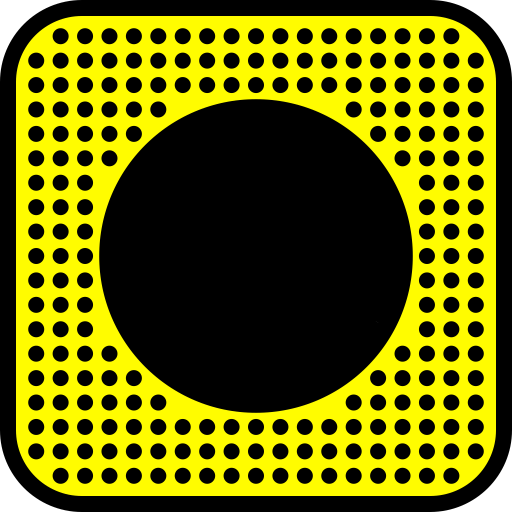
#> input picture snapcodes/src/generated/all_dots_yellow.png, 1024 x 1024 px (shown at 1/2 size)
$ python img_to_points.py generated/all_dots_yellow.png
#> lines starting #> are read from the running program, lines starting #| are printed output that depends on the picture; after the words box and inside, x2 and y2 are one past the last pixel; in counts of white or black regions, pixels touching at a corner belong together
#> in img_to_points, im is the input picture: shape (1024, 1024, 4); mean R, G, B, A 104, 102.8, 0, 249.4
import argparse
from skimage import io
import numpy as np
from skimage import io, img_as_ubyte
from skimage.filters import threshold_otsu
from skimage.color import rgb2gray, rgba2rgb
from skimage.measure import label, regionprops

## BBOX of points from all_dots_yellow.png
ALL_BBOX = [
  [0.025, 0.076, 0.0583, 0.1094],
  [0.025, 0.1271, 0.0583, 0.1604],
  [0.025, 0.1781, 0.0583, 0.2115],
  [0.025, 0.2292, 0.0583, 0.2625],
  [0.025, 0.2802, 0.0583, 0.3135],
  [0.025, 0.3302, 0.0583, 0.3635],
  [0.025, 0.3812, 0.0583, 0.4146],
  [0.025, 0.4323, 0.0583, 0.4656],
  [0.025, 0.4833, 0.0583, 0.5167],
  [0.025, 0.5344, 0.0583, 0.5677],
  [0.025, 0.5854, 0.0583, 0.6188],
  [0.025, 0.6365, 0.0583, 0.6698],
  [0.025, 0.6865, 0.0583, 0.7198],
  [0.025, 0.7375, 0.0583, 0.7708],
  [0.025, 0.7885, 0.0583, 0.8219],
  [0.025, 0.8396, 0.0583, 0.8729],
  [0.025, 0.8906, 0.0583, 0.924],
  [0.076, 0.025, 0.1094, 0.0583],
  [0.076, 0.076, 0.1094, 0.1094],
  [0.076, 0.1271, 0.1094, 0.1604],
  [0.076, 0.1781, 0.1094, 0.2115],
  [0.076, 0.2292, 0.1094, 0.2625],
  [0.076, 0.2802, 0.1094, 0.3135],
  [0.076, 0.3302, 0.1094, 0.3635],
  [0.076, 0.3812, 0.1094, 0.4146],
  [0.076, 0.4323, 0.1094, 0.4656],
  [0.076, 0.4833, 0.1094, 0.5167],
  [0.076, 0.5344, 0.1094, 0.5677],
  [0.076, 0.5854, 0.1094, 0.6188],
  [0.076, 0.6365, 0.1094, 0.6698],
  [0.076, 0.6865, 0.1094, 0.7198],
  [0.076, 0.7375, 0.1094, 0.7708],
  [0.076, 0.7885, 0.1094, 0.8219],
  [0.076, 0.8396, 0.1094, 0.8729],
  [0.076, 0.8906, 0.1094, 0.924],
  [0.076, 0.9417, 0.1094, 0.975],
  [0.1271, 0.025, 0.1604, 0.0583],
  [0.1271, 0.076, 0.1604, 0.1094],
  [0.1271, 0.1271, 0.1604, 0.1604],
  [0.1271, 0.1781, 0.1604, 0.2115],
  [0.1271, 0.2292, 0.1604, 0.2625],
  [0.1271, 0.2802, 0.1604, 0.3135],
  [0.1271, 0.3312, 0.1604, 0.3635],
  [0.1271, 0.3812, 0.1604, 0.4146],
  [0.1271, 0.4323, 0.1604, 0.4656],
  [0.1271, 0.4833, 0.1604, 0.5167],
  [0.1271, 0.5344, 0.1604, 0.5677],
  [0.1271, 0.5854, 0.1604, 0.6188],
  [0.1271, 0.6365, 0.1604, 0.6698],
  [0.1271, 0.6865, 0.1604, 0.7198],
  [0.1271, 0.7375, 0.1604, 0.7708],
  [0.1271, 0.7885, 0.1604, 0.8219],
  [0.1271, 0.8396, 0.1604, 0.8729],
  [0.1271, 0.8906, 0.1604, 0.924],
  [0.1271, 0.9417, 0.1604, 0.975],
  [0.1781, 0.025, 0.2115, 0.0583],
  [0.1781, 0.076, 0.2115, 0.1094],
  [0.1781, 0.1271, 0.2115, 0.1604],
  [0.1781, 0.1781, 0.2115, 0.2115],
  [0.1781, 0.2292, 0.2115, 0.2625],
  [0.1781, 0.2802, 0.2115, 0.3135],
  [0.1781, 0.6865, 0.2115, 0.7198],
  [0.1781, 0.7375, 0.2115, 0.7708],
  [0.1781, 0.7885, 0.2115, 0.8219],
  [0.1781, 0.8396, 0.2115, 0.8729],
  [0.1781, 0.8906, 0.2115, 0.924],
  [0.1781, 0.9417, 0.2115, 0.975],
  [0.2292, 0.025, 0.2625, 0.0583],
  [0.2292, 0.076, 0.2625, 0.1094],
  [0.2292, 0.1271, 0.2625, 0.1604],
  [0.2292, 0.1781, 0.2625, 0.2115],
  [0.2292, 0.2292, 0.2625, 0.2625],
  [0.2292, 0.7375, 0.2625, 0.7708],
  [0.2292, 0.7885, 0.2625, 0.8219],
  [0.2292, 0.8396, 0.2625, 0.8729],
  [0.2292, 0.8906, 0.2625, 0.924],
  [0.2292, 0.9417, 0.2625, 0.975],
  [0.2802, 0.025, 0.3135, 0.0583],
  [0.2802, 0.076, 0.3135, 0.1094],
  [0.2802, 0.1271, 0.3135, 0.1604],
  [0.2802, 0.1781, 0.3135, 0.2115],
  [0.2802, 0.7885, 0.3135, 0.8219],
  [0.2802, 0.8396, 0.3135, 0.8729],
  [0.2802, 0.8906, 0.3135, 0.924],
  [0.2802, 0.9417, 0.3135, 0.975],
  [0.3302, 0.025, 0.3635, 0.0583],
  [0.3302, 0.076, 0.3635, 0.1094],
  [0.3302, 0.1271, 0.3635, 0.1604],
  [0.3302, 0.8396, 0.3635, 0.8729],
  [0.3302, 0.8906, 0.3635, 0.924],
  [0.3302, 0.9417, 0.3635, 0.975],
  [0.3812, 0.025, 0.4146, 0.0583],
  [0.3812, 0.076, 0.4146, 0.1094],
  [0.3812, 0.1271, 0.4146, 0.1604],
  [0.3812, 0.8396, 0.4146, 0.8729],
  [0.3812, 0.8906, 0.4146, 0.924],
  [0.3812, 0.9417, 0.4146, 0.975],
  [0.4323, 0.025, 0.4656, 0.0583],
  [0.4323, 0.076, 0.4656, 0.1094],
  [0.4323, 0.1271, 0.4656, 0.1604],
  [0.4323, 0.8396, 0.4656, 0.8729],
  [0.4323, 0.8906, 0.4656, 0.924],
  [0.4323, 0.9417, 0.4656, 0.975],
  [0.4833, 0.025, 0.5167, 0.0583],
  [0.4833, 0.076, 0.5167, 0.1094],
  [0.4833, 0.1271, 0.5167, 0.1604],
  [0.4833, 0.8396, 0.5167, 0.8729],
  [0.4833, 0.8906, 0.5167, 0.924],
  [0.4833, 0.9417, 0.5167, 0.975],
  [0.5344, 0.025, 0.5677, 0.0583],
  [0.5344, 0.076, 0.5677, 0.1094],
  [0.5344, 0.1271, 0.5677, 0.1604],
  [0.5344, 0.8396, 0.5677, 0.8729],
  [0.5344, 0.8906, 0.5677, 0.924],
  [0.5344, 0.9417, 0.5677, 0.975],
  [0.5854, 0.025, 0.6188, 0.0583],
  [0.5854, 0.076, 0.6188, 0.1094],
  [0.5854, 0.1271, 0.6188, 0.1604],
  [0.5854, 0.8396, 0.6188, 0.8729],
  [0.5854, 0.8906, 0.6188, 0.924],
  [0.5854, 0.9417, 0.6188, 0.975],
  [0.6365, 0.025, 0.6698, 0.0583],
  [0.6365, 0.076, 0.6698, 0.1094],
  [0.6365, 0.1271, 0.6698, 0.1604],
  [0.6365, 0.8396, 0.6698, 0.8729],
  [0.6365, 0.8906, 0.6698, 0.924],
  [0.6365, 0.9417, 0.6698, 0.975],
  [0.6865, 0.025, 0.7198, 0.0583],
  [0.6865, 0.076, 0.7198, 0.1094],
  [0.6865, 0.1271, 0.7198, 0.1604],
  [0.6865, 0.1781, 0.7198, 0.2115],
  [0.6865, 0.7885, 0.7198, 0.8219],
  [0.6865, 0.8396, 0.7198, 0.8729],
  [0.6865, 0.8906, 0.7198, 0.924],
  [0.6865, 0.9417, 0.7198, 0.975],
  [0.7375, 0.025, 0.7708, 0.0583],
  [0.7375, 0.076, 0.7708, 0.1094],
  [0.7375, 0.1271, 0.7708, 0.1604],
  [0.7375, 0.1781, 0.7708, 0.2115],
  [0.7375, 0.2292, 0.7708, 0.2625],
  [0.7375, 0.7375, 0.7708, 0.7708],
  [0.7375, 0.7885, 0.7708, 0.8219],
  [0.7375, 0.8396, 0.7708, 0.8729],
  [0.7375, 0.8906, 0.7708, 0.924],
  [0.7375, 0.9417, 0.7708, 0.975],
  [0.7885, 0.025, 0.8219, 0.0583],
  [0.7885, 0.076, 0.8219, 0.1094],
  [0.7885, 0.1271, 0.8219, 0.1604],
  [0.7885, 0.1781, 0.8219, 0.2115],
  [0.7885, 0.2292, 0.8219, 0.2625],
  [0.7885, 0.2802, 0.8219, 0.3135],
  [0.7885, 0.6865, 0.8219, 0.7198],
  [0.7885, 0.7375, 0.8219, 0.7708],
  [0.7885, 0.7885, 0.8219, 0.8219],
  [0.7885, 0.8396, 0.8219, 0.8729],
  [0.7885, 0.8906, 0.8219, 0.924],
  [0.7885, 0.9417, 0.8219, 0.975],
  [0.8396, 0.025, 0.8729, 0.0583],
  [0.8396, 0.076, 0.8729, 0.1094],
  [0.8396, 0.1271, 0.8729, 0.1604],
  [0.8396, 0.1781, 0.8729, 0.2115],
  [0.8396, 0.2292, 0.8729, 0.2625],
  [0.8396, 0.2802, 0.8729, 0.3135],
  [0.8396, 0.3312, 0.8729, 0.3635],
  [0.8396, 0.3812, 0.8729, 0.4146],
  [0.8396, 0.4323, 0.8729, 0.4656],
  [0.8396, 0.4833, 0.8729, 0.5167],
  [0.8396, 0.5344, 0.8729, 0.5677],
  [0.8396, 0.5854, 0.8729, 0.6188],
  [0.8396, 0.6365, 0.8729, 0.6698],
  [0.8396, 0.6865, 0.8729, 0.7198],
  [0.8396, 0.7375, 0.8729, 0.7708],
  [0.8396, 0.7885, 0.8729, 0.8219],
  [0.8396, 0.8396, 0.8729, 0.8729],
  [0.8396, 0.8906, 0.8729, 0.924],
  [0.8396, 0.9417, 0.8729, 0.975],
  [0.8906, 0.025, 0.924, 0.0583],
  [0.8906, 0.076, 0.924, 0.1094],
  [0.8906, 0.1271, 0.924, 0.1604],
  [0.8906, 0.1781, 0.924, 0.2115],
  [0.8906, 0.2292, 0.924, 0.2625],
  [0.8906, 0.2802, 0.924, 0.3135],
  [0.8906, 0.3302, 0.924, 0.3635],
  [0.8906, 0.3812, 0.924, 0.4146],
  [0.8906, 0.4323, 0.924, 0.4656],
  [0.8906, 0.4833, 0.924, 0.5167],
  [0.8906, 0.5344, 0.924, 0.5677],
  [0.8906, 0.5854, 0.924, 0.6188],
  [0.8906, 0.6365, 0.924, 0.6698],
  [0.8906, 0.6865, 0.924, 0.7198],
  [0.8906, 0.7375, 0.924, 0.7708],
  [0.8906, 0.7885, 0.924, 0.8219],
  [0.8906, 0.8396, 0.924, 0.8729],
  [0.8906, 0.8906, 0.924, 0.924],
  [0.8906, 0.9417, 0.924, 0.975],
  [0.9417, 0.076, 0.975, 0.1094],
  [0.9417, 0.1271, 0.975, 0.1604],
  [0.9417, 0.1781, 0.975, 0.2115],
  [0.9417, 0.2292, 0.975, 0.2625],
  [0.9417, 0.2802, 0.975, 0.3135],
  [0.9417, 0.3302, 0.975, 0.3635],
  [0.9417, 0.3812, 0.975, 0.4146],
  [0.9417, 0.4323, 0.975, 0.4656],
  [0.9417, 0.4833, 0.975, 0.5167],
  [0.9417, 0.5344, 0.975, 0.5677],
  [0.9417, 0.5854, 0.975, 0.6188],
  [0.9417, 0.6365, 0.975, 0.6698],
  [0.9417, 0.6865, 0.975, 0.7198],
  [0.9417, 0.7375, 0.975, 0.7708],
  [0.9417, 0.7885, 0.975, 0.8219],
  [0.9417, 0.8396, 0.975, 0.8729],
  [0.9417, 0.8906, 0.975, 0.924],
]

def color_crop(im, color=[(250, 255), (245, 255), (0, 10)]):
    """Crop an image to the min and max occurances of a color range.
    Accepts an image and list of colors (channels and colors must match).
    """
    assert len(color) == im.shape[-1]
    binary = np.ones(im.shape[:-1], dtype=bool)
    for i in range(3):
        binary &= (im[:,:,i] >= color[i][0]) & (im[:,:,i] <= color[i][1])
#> this loop made 3 passes
#> pass 1, in color_crop, `binary &= (im[:,:,i] >= color[i][0]) & (im[:,:,i] <= color[i][1])`:
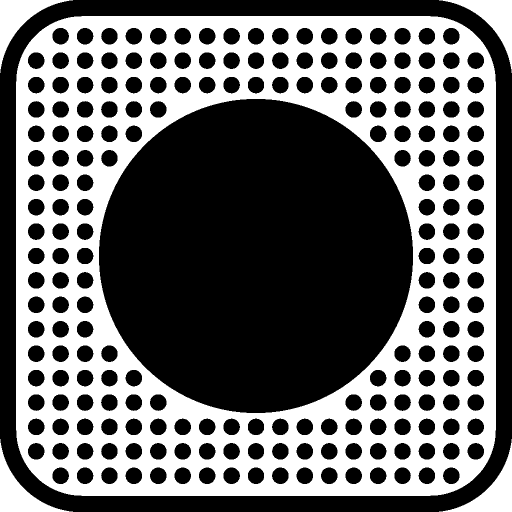
#> binary: shape (1024, 1024) bool (shown at 1/2 size); 41.7% white; 5 white regions, box (x1, y1, x2, y2) and area: (32, 32, 992, 992) 414745, (0, 878, 146, 1024) 5638, (0, 0, 146, 146) 5637, (878, 878, 1024, 1024) 5637, (878, 0, 1024, 146) 5635
#> pass 3, in color_crop, `binary &= (im[:,:,i] >= color[i][0]) & (im[:,:,i] <= color[i][1])`:
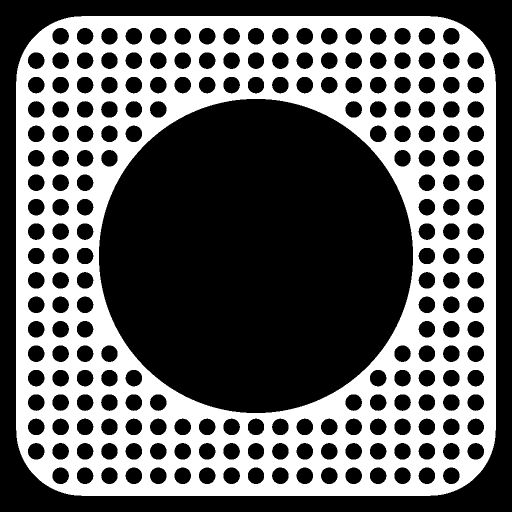
#> binary: shape (1024, 1024) bool (shown at 1/2 size); 39.6% white; 1 white region, box (x1, y1, x2, y2) and area: (32, 32, 992, 992) 414745
    labeled = label(binary, background=0)
#> labeled: shape (1024, 1024) int32; values 0 (black) and 1 (white), 39.6% white; 1 white region
    rp = regionprops(labeled)
#> rp = 1 regions; box (x1, y1, x2, y2) and area: (32, 32, 992, 992) 414745
    bbox = max(rp, key=lambda x: x.bbox_area).bbox
#> bbox = (32, 32, 992, 992)
    return im[bbox[0]:bbox[2], bbox[1]:bbox[3], :]
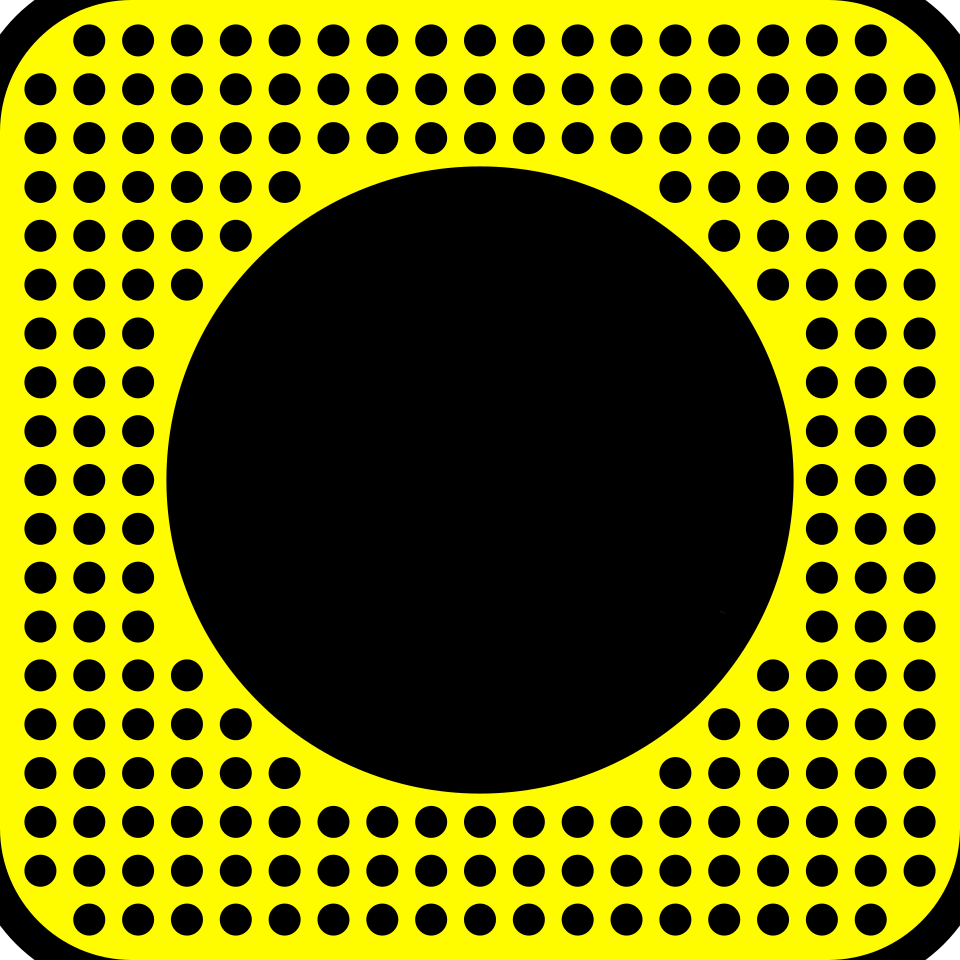
#> returned value: shape (960, 960, 3); mean of channels 0, 1, 2 118.9, 117.5, 0.6; drawn as R, G, B

def _get_points(image):
    im = rgb2gray(image)
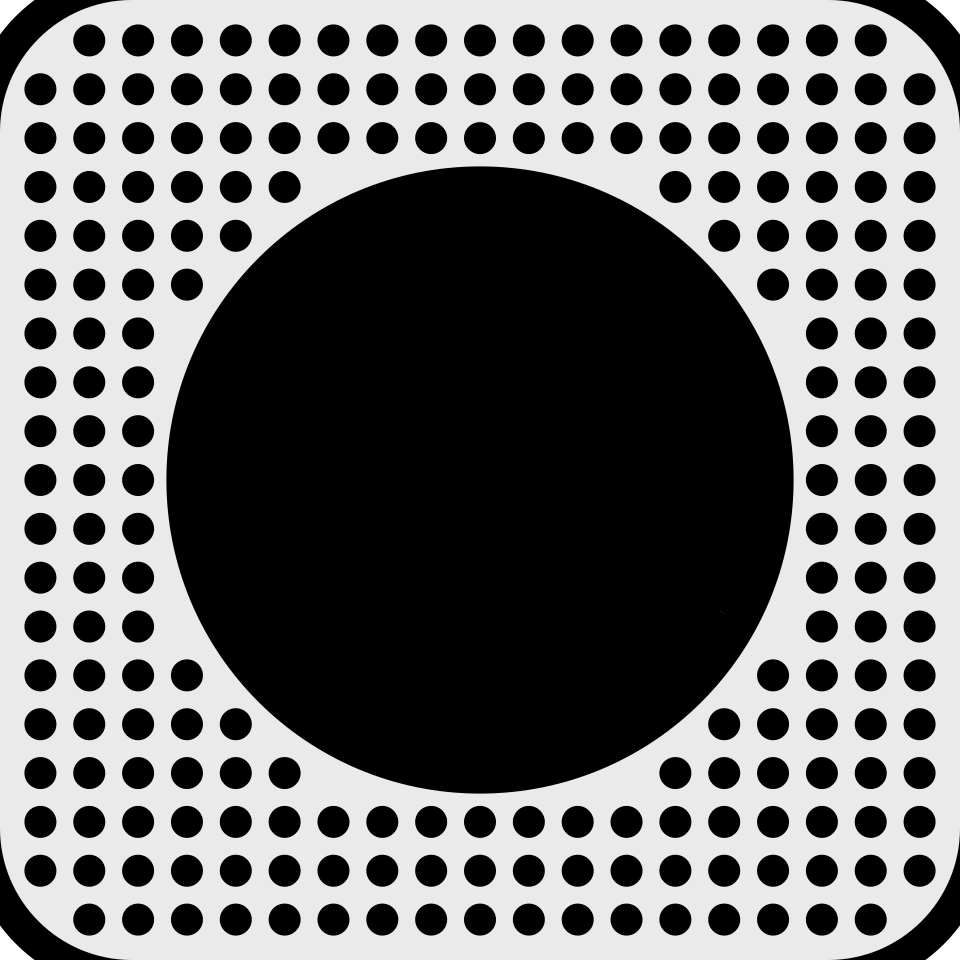
#> im: shape (960, 960) float64; min 0, max 1, mean 0.429
    t = threshold_otsu(im)
#> t = 0.459
    return im > t
#> returned value: shape (960, 960) bool; 46.6% white; 5 white regions


def get_bbox_and_centers(im, color=[(250, 255), (245, 255), (0, 10)]):
    im = color_crop(im, color=color)
    p = _get_points(im)
    l = label(p, background=1)
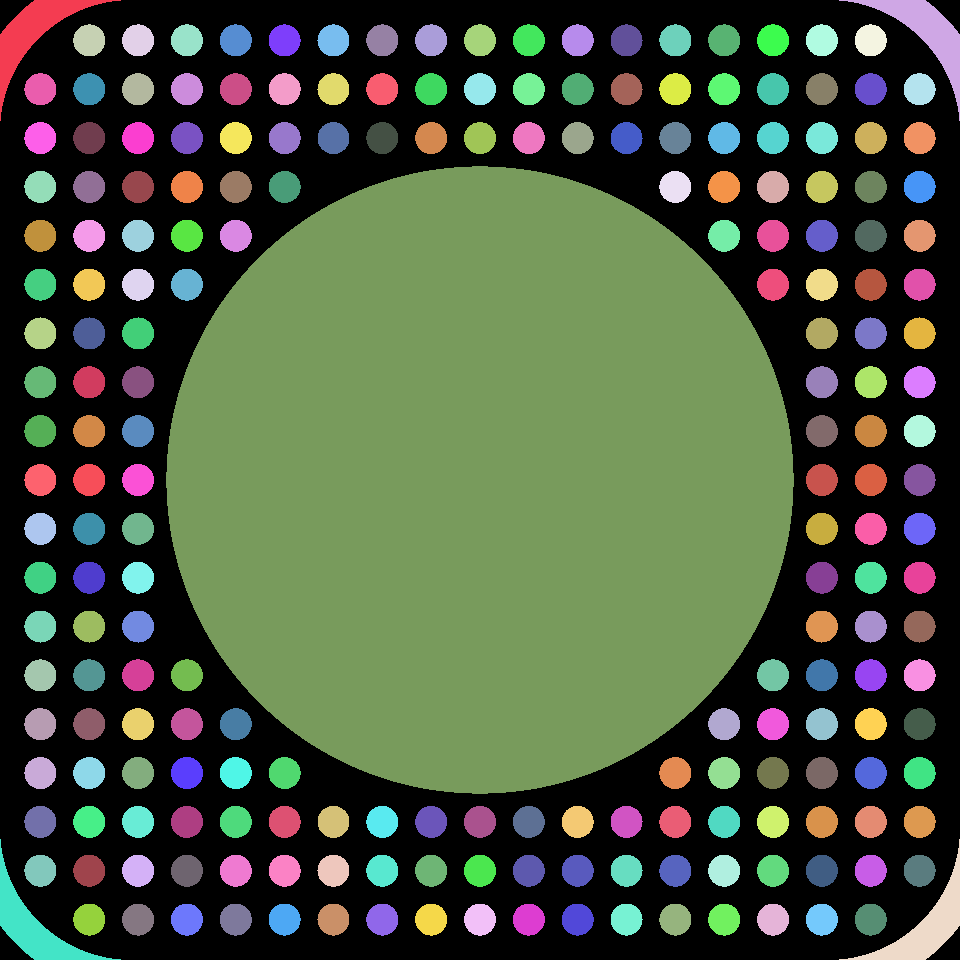
#> l: shape (960, 960) int32; 218 distinct labels, from 0 to 217; one colour per label, 0 black
    rp = regionprops(l)
#> rp = 217 regions; largest, box (x1, y1, x2, y2) and area: (166, 166, 794, 794) 309010, (0, 839, 121, 960) 3190, (839, 839, 960, 960) 3190, (0, 0, 121, 121) 3189, (839, 0, 960, 121) 3188
    (maxx, maxy) = l.shape
#> maxx = 960; maxy = 960
    max_size = l.shape[0] * l.shape[1] // 500
#> max_size = 1843
    min_size = l.shape[0] * l.shape[1] // 2000
#> min_size = 460

    bbs = []
    centers = []
    for props in rp:
        minr, minc, maxr, maxc = props.bbox
        if props.bbox_area < max_size and props.bbox_area > min_size:
            bbs.append((props.bbox[0] / maxx, props.bbox[1] / maxx, props.bbox[2] / maxx, props.bbox[3] / maxx))
            centers.append(
                (
                    (((minr / maxy) + (maxr / maxy)) / 2),
                    (((minc / maxx) + (maxc / maxx)) / 2)
                ),
            )
#> this loop made 217 passes
#> (minr, minc, maxr, maxc) on passes 1 to 3: (0, 0, 121, 121), (0, 839, 121, 960), (24, 73, 56, 105)
#> after the loop, bbs = 212 items, first 6: (0.025, 0.076, 0.0583, 0.109), (0.025, 0.127, 0.0583, 0.16), (0.025, 0.178, 0.0583, 0.211), (0.025, 0.229, 0.0583, 0.263), (0.025, 0.28, 0.0583, 0.314), (0.025, 0.33, 0.0583, 0.364); centers = 212 pairs, first value 0.0417 to 0.958, second value 0.0417 to 0.958
    return bbs, centers

def get_numbers(centers, bbs):
    points = []
    for i, b in enumerate(bbs):
        for x, y in centers:
            if x > b[0] and x < b[2] and y > b[1] and y < b[3]:
                points.append(i)
    return points

def img_to_points(filepath, check_counts=False):
    im = io.imread(filepath)
    color = [(250, 255), (245, 255), (0, 10)]
    # convert to 3 channel
    if im.shape[-1] == 4:
        im = rgba2rgb(im)
    # convert to uint8 (0-255)
    im = img_as_ubyte(im)
    try:
        _, centers = get_bbox_and_centers(im, color)
    except:
        try:
            # for some reason, some of the colors are off
            # when the images are read in
            color = [(250, 255), (245, 255), (75, 90)]
            _, centers = get_bbox_and_centers(im, color)
        except Exception as e:
            raise e
    if check_counts and (len(centers) < 50 or len(centers) > 120):
        raise Exception("Too many or too few points")
    return get_numbers(centers, ALL_BBOX)


if __name__ == "__main__":
    parser = argparse.ArgumentParser()
    parser.add_argument("filepath", type=str)
    parser.add_argument("--check_counts", action="store_true")
    args = parser.parse_args()
    print(img_to_points(args.filepath, args.check_counts))
